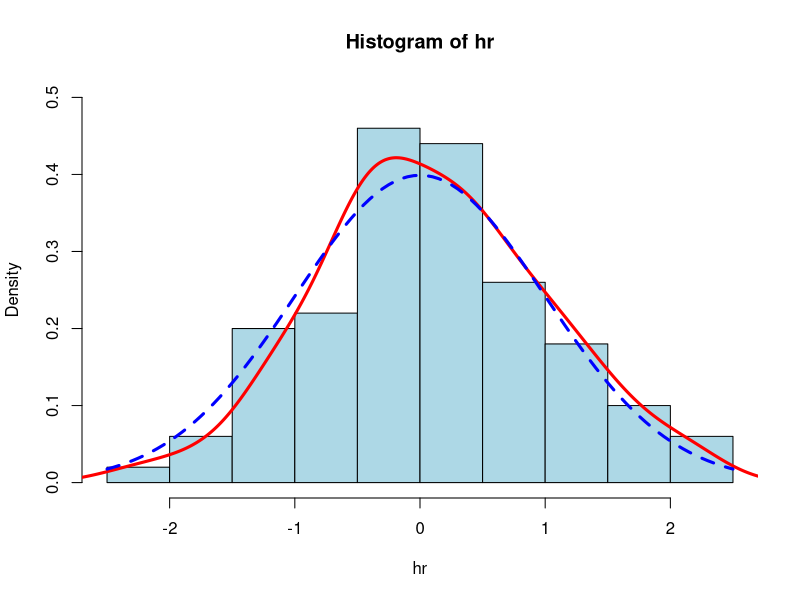
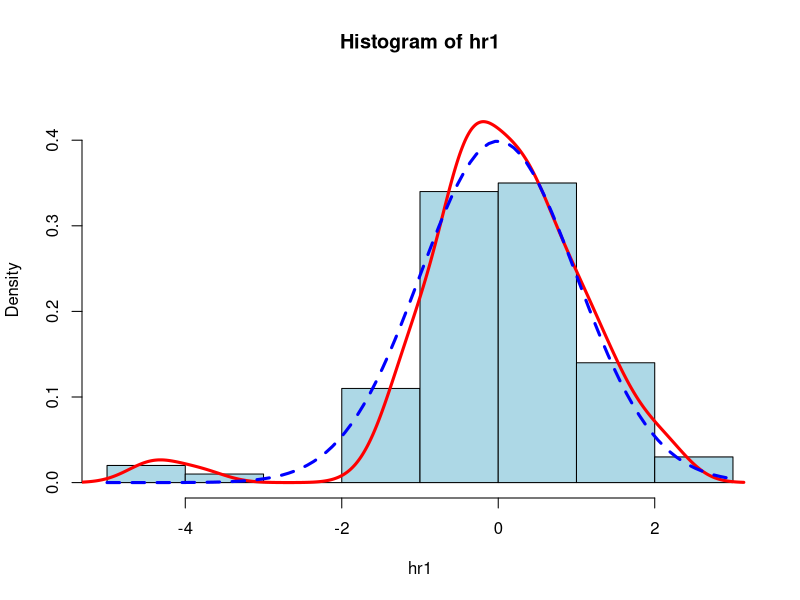

Write the R code that produced these figures, in order.
set.seed(123)
hr<-rnorm(100)
hist(hr,col="lightblue",ylim=c(0,0.5),prob=T)
lines(density(hr), col="red", lwd=3)
curve(dnorm(x),col='blue', lwd=3, lty=2, add=T)

## heavy tail
hr1<-sort(hr)
hr1[1:3]<-c(-4.5,-3.8,-4.3)
hist(hr1,col="lightblue",ylim=c(0,0.45),prob=T)
lines(density(hr1), col="red", lwd=3)
curve(dnorm(x),col='blue', lwd=3, lty=2, add=T)
